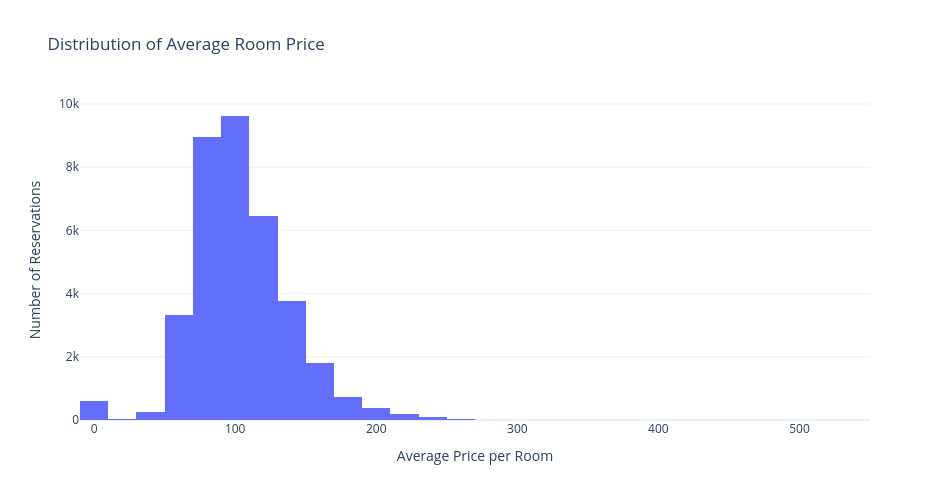

Notebook source saved alongside this figure:
### Markdown cell above
#### Examining Room Price Distribution

### Code cell
price_summary = df["avg_price_per_room"].describe(
    percentiles=[0.05, 0.25, 0.50, 0.75, 0.95]
)

print("Room Price Summary:")
print(price_summary.round(2).to_string())

print("\nAdditional Pricing Statistics:")
print(f"Zero-Price Reservations: {(df['avg_price_per_room'] == 0).sum():,}")
print(f"Reservations Below 50: {(df['avg_price_per_room'] < 50).sum():,}")
print(f"Reservations Above 150: {(df['avg_price_per_room'] > 150).sum():,}")
print(f"Reservations Above 200: {(df['avg_price_per_room'] > 200).sum():,}")

fig = px.histogram(
    df,
    x="avg_price_per_room",
    nbins=50,
    title="Distribution of Average Room Price",
    template="plotly_white",
    labels={
        "avg_price_per_room": "Average Price per Room"
    }
)

fig.update_layout(
    width=950,
    height=500,
    xaxis_title="Average Price per Room",
    yaxis_title="Number of Reservations",
    showlegend=False
)

fig.show()

### Figure 1 — Plotly figure (JSON) as saved in the notebook; plotly's stock layout.template omitted (floating-point values rounded to 4 significant figures; data arrays with more than 128 entries replaced by an {"elided": "..."} marker saying what was removed)
{"data": [{"bingroup": "x", "hovertemplate": "Average Price per Room=%{x}<br>count=%{y}<extra></extra>", "legendgroup": "", "marker": {"color": "#636efa", "pattern": {"shape": ""}}, "name": "", "nbinsx": 50, "orientation": "v", "showlegend": false, "type": "histogram", "x": {"elided": "36275 float values"}, "xaxis": "x", "yaxis": "y"}], "layout": {"barmode": "relative", "height": 500, "legend": {"tracegroupgap": 0}, "showlegend": false, "title": {"text": "Distribution of Average Room Price"}, "width": 950, "xaxis": {"anchor": "y", "domain": [0, 1], "title": {"text": "Average Price per Room"}}, "yaxis": {"anchor": "x", "domain": [0, 1], "title": {"text": "Number of Reservations"}}}}
